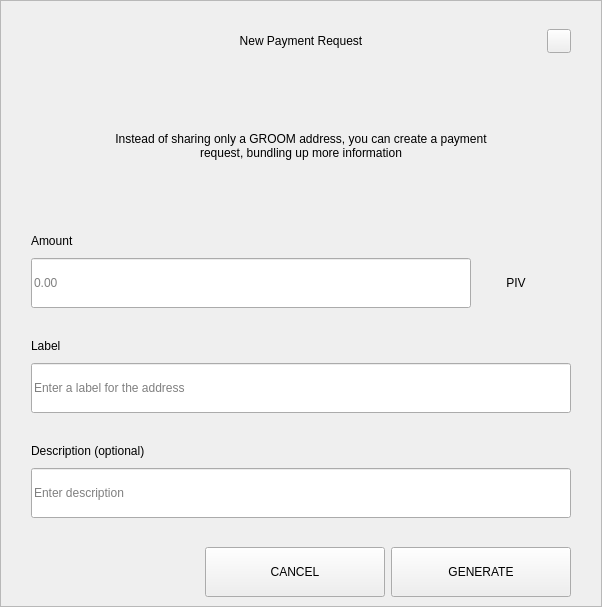
<?xml version="1.0" encoding="UTF-8"?>
<ui version="4.0">
 <class>RequestDialog</class>
 <widget class="QDialog" name="RequestDialog">
  <property name="geometry">
   <rect>
    <x>0</x>
    <y>0</y>
    <width>602</width>
    <height>607</height>
   </rect>
  </property>
  <property name="windowTitle">
   <string>Dialog</string>
  </property>
  <layout class="QVBoxLayout" name="verticalLayout_5">
   <property name="spacing">
    <number>0</number>
   </property>
   <property name="leftMargin">
    <number>0</number>
   </property>
   <property name="topMargin">
    <number>0</number>
   </property>
   <property name="rightMargin">
    <number>0</number>
   </property>
   <property name="bottomMargin">
    <number>0</number>
   </property>
   <item>
    <widget class="QFrame" name="frame">
     <property name="styleSheet">
      <string notr="true"/>
     </property>
     <property name="frameShape">
      <enum>QFrame::StyledPanel</enum>
     </property>
     <property name="frameShadow">
      <enum>QFrame::Raised</enum>
     </property>
     <layout class="QVBoxLayout" name="verticalLayout_4" stretch="1,0,0">
      <property name="spacing">
       <number>0</number>
      </property>
      <property name="leftMargin">
       <number>30</number>
      </property>
      <property name="topMargin">
       <number>20</number>
      </property>
      <property name="rightMargin">
       <number>30</number>
      </property>
      <property name="bottomMargin">
       <number>0</number>
      </property>
      <item>
       <layout class="QHBoxLayout" name="horizontalLayout_3">
        <property name="spacing">
         <number>0</number>
        </property>
        <item>
         <spacer name="horizontalSpacer_21">
          <property name="orientation">
           <enum>Qt::Horizontal</enum>
          </property>
          <property name="sizeHint" stdset="0">
           <size>
            <width>40</width>
            <height>20</height>
           </size>
          </property>
         </spacer>
        </item>
        <item>
         <widget class="QLabel" name="labelTitle">
          <property name="minimumSize">
           <size>
            <width>0</width>
            <height>40</height>
           </size>
          </property>
          <property name="maximumSize">
           <size>
            <width>16777215</width>
            <height>40</height>
           </size>
          </property>
          <property name="styleSheet">
           <string notr="true">padding-left:24px;</string>
          </property>
          <property name="text">
           <string>New Payment Request</string>
          </property>
          <property name="alignment">
           <set>Qt::AlignCenter</set>
          </property>
          <property name="margin">
           <number>7</number>
          </property>
         </widget>
        </item>
        <item>
         <spacer name="horizontalSpacer">
          <property name="orientation">
           <enum>Qt::Horizontal</enum>
          </property>
          <property name="sizeHint" stdset="0">
           <size>
            <width>40</width>
            <height>20</height>
           </size>
          </property>
         </spacer>
        </item>
        <item>
         <widget class="QPushButton" name="btnEsc">
          <property name="minimumSize">
           <size>
            <width>24</width>
            <height>24</height>
           </size>
          </property>
          <property name="maximumSize">
           <size>
            <width>24</width>
            <height>24</height>
           </size>
          </property>
          <property name="focusPolicy">
           <enum>Qt::NoFocus</enum>
          </property>
          <property name="text">
           <string/>
          </property>
         </widget>
        </item>
       </layout>
      </item>
      <item>
       <widget class="QStackedWidget" name="stack">
        <property name="minimumSize">
         <size>
          <width>540</width>
          <height>0</height>
         </size>
        </property>
        <property name="maximumSize">
         <size>
          <width>540</width>
          <height>16777215</height>
         </size>
        </property>
        <property name="currentIndex">
         <number>0</number>
        </property>
        <widget class="QWidget" name="page_1">
         <property name="minimumSize">
          <size>
           <width>540</width>
           <height>0</height>
          </size>
         </property>
         <property name="maximumSize">
          <size>
           <width>540</width>
           <height>16777215</height>
          </size>
         </property>
         <layout class="QVBoxLayout" name="layout1">
          <property name="spacing">
           <number>0</number>
          </property>
          <property name="leftMargin">
           <number>0</number>
          </property>
          <property name="topMargin">
           <number>0</number>
          </property>
          <property name="rightMargin">
           <number>0</number>
          </property>
          <property name="bottomMargin">
           <number>0</number>
          </property>
          <item>
           <spacer name="verticalSpacer_21">
            <property name="orientation">
             <enum>Qt::Vertical</enum>
            </property>
            <property name="sizeType">
             <enum>QSizePolicy::Fixed</enum>
            </property>
            <property name="sizeHint" stdset="0">
             <size>
              <width>20</width>
              <height>30</height>
             </size>
            </property>
           </spacer>
          </item>
          <item alignment="Qt::AlignHCenter">
           <widget class="QLabel" name="labelMessage">
            <property name="minimumSize">
             <size>
              <width>400</width>
              <height>50</height>
             </size>
            </property>
            <property name="text">
             <string>Instead of sharing only a GROOM address, you can create a payment request, bundling up more information</string>
            </property>
            <property name="alignment">
             <set>Qt::AlignCenter</set>
            </property>
            <property name="wordWrap">
             <bool>true</bool>
            </property>
           </widget>
          </item>
          <item alignment="Qt::AlignBottom">
           <widget class="QWidget" name="containerAmount" native="true">
            <layout class="QVBoxLayout" name="verticalLayout">
             <property name="spacing">
              <number>9</number>
             </property>
             <property name="leftMargin">
              <number>0</number>
             </property>
             <property name="topMargin">
              <number>0</number>
             </property>
             <property name="rightMargin">
              <number>0</number>
             </property>
             <property name="bottomMargin">
              <number>0</number>
             </property>
             <item>
              <widget class="QLabel" name="labelSubtitleAmount">
               <property name="minimumSize">
                <size>
                 <width>350</width>
                 <height>16</height>
                </size>
               </property>
               <property name="maximumSize">
                <size>
                 <width>16777215</width>
                 <height>16</height>
                </size>
               </property>
               <property name="text">
                <string>Amount</string>
               </property>
              </widget>
             </item>
             <item alignment="Qt::AlignTop">
              <widget class="QWidget" name="layoutAmount" native="true">
               <layout class="QHBoxLayout" name="horizontalLayout" stretch="2,0">
                <property name="spacing">
                 <number>0</number>
                </property>
                <property name="leftMargin">
                 <number>0</number>
                </property>
                <property name="topMargin">
                 <number>0</number>
                </property>
                <property name="rightMargin">
                 <number>0</number>
                </property>
                <property name="bottomMargin">
                 <number>0</number>
                </property>
                <item>
                 <widget class="QLineEdit" name="lineEditAmount">
                  <property name="minimumSize">
                   <size>
                    <width>0</width>
                    <height>50</height>
                   </size>
                  </property>
                  <property name="maximumSize">
                   <size>
                    <width>16777215</width>
                    <height>50</height>
                   </size>
                  </property>
                  <property name="placeholderText">
                   <string notr="true">0.00</string>
                  </property>
                 </widget>
                </item>
                <item>
                 <widget class="QWidget" name="comboContainer" native="true">
                  <property name="minimumSize">
                   <size>
                    <width>100</width>
                    <height>50</height>
                   </size>
                  </property>
                  <property name="maximumSize">
                   <size>
                    <width>16777215</width>
                    <height>50</height>
                   </size>
                  </property>
                  <layout class="QHBoxLayout" name="horizontalLayout_31">
                   <property name="spacing">
                    <number>0</number>
                   </property>
                   <property name="leftMargin">
                    <number>0</number>
                   </property>
                   <property name="topMargin">
                    <number>0</number>
                   </property>
                   <property name="rightMargin">
                    <number>10</number>
                   </property>
                   <property name="bottomMargin">
                    <number>0</number>
                   </property>
                   <item>
                    <widget class="QLabel" name="comboBoxCoin">
                     <property name="text">
                      <string>PIV</string>
                     </property>
                     <property name="alignment">
                      <set>Qt::AlignCenter</set>
                     </property>
                    </widget>
                   </item>
                  </layout>
                 </widget>
                </item>
               </layout>
              </widget>
             </item>
            </layout>
           </widget>
          </item>
          <item>
           <spacer name="verticalSpacer_31">
            <property name="orientation">
             <enum>Qt::Vertical</enum>
            </property>
            <property name="sizeType">
             <enum>QSizePolicy::Fixed</enum>
            </property>
            <property name="sizeHint" stdset="0">
             <size>
              <width>20</width>
              <height>30</height>
             </size>
            </property>
           </spacer>
          </item>
          <item>
           <layout class="QVBoxLayout" name="verticalLayoutLabel">
            <property name="spacing">
             <number>9</number>
            </property>
            <item>
             <widget class="QLabel" name="labelSubtitleLabel">
              <property name="minimumSize">
               <size>
                <width>0</width>
                <height>16</height>
               </size>
              </property>
              <property name="maximumSize">
               <size>
                <width>16777215</width>
                <height>16</height>
               </size>
              </property>
              <property name="text">
               <string>Label</string>
              </property>
             </widget>
            </item>
            <item>
             <widget class="QLineEdit" name="lineEditLabel">
              <property name="minimumSize">
               <size>
                <width>0</width>
                <height>50</height>
               </size>
              </property>
              <property name="maximumSize">
               <size>
                <width>16777215</width>
                <height>50</height>
               </size>
              </property>
              <property name="placeholderText">
               <string>Enter a label for the address</string>
              </property>
             </widget>
            </item>
           </layout>
          </item>
          <item>
           <spacer name="verticalSpacer_34">
            <property name="orientation">
             <enum>Qt::Vertical</enum>
            </property>
            <property name="sizeType">
             <enum>QSizePolicy::Fixed</enum>
            </property>
            <property name="sizeHint" stdset="0">
             <size>
              <width>20</width>
              <height>30</height>
             </size>
            </property>
           </spacer>
          </item>
          <item>
           <layout class="QVBoxLayout" name="verticalLayoutDescription">
            <property name="spacing">
             <number>9</number>
            </property>
            <item>
             <widget class="QLabel" name="labelSubtitleDescription">
              <property name="minimumSize">
               <size>
                <width>0</width>
                <height>16</height>
               </size>
              </property>
              <property name="maximumSize">
               <size>
                <width>16777215</width>
                <height>16</height>
               </size>
              </property>
              <property name="text">
               <string>Description (optional)</string>
              </property>
             </widget>
            </item>
            <item>
             <widget class="QLineEdit" name="lineEditDescription">
              <property name="minimumSize">
               <size>
                <width>0</width>
                <height>50</height>
               </size>
              </property>
              <property name="maximumSize">
               <size>
                <width>16777215</width>
                <height>50</height>
               </size>
              </property>
              <property name="placeholderText">
               <string>Enter description</string>
              </property>
             </widget>
            </item>
            <item>
             <spacer name="verticalSpacer_4">
              <property name="orientation">
               <enum>Qt::Vertical</enum>
              </property>
              <property name="sizeType">
               <enum>QSizePolicy::Fixed</enum>
              </property>
              <property name="sizeHint" stdset="0">
               <size>
                <width>20</width>
                <height>20</height>
               </size>
              </property>
             </spacer>
            </item>
           </layout>
          </item>
         </layout>
        </widget>
        <widget class="QWidget" name="page_2">
         <layout class="QVBoxLayout" name="layout2">
          <item>
           <spacer name="verticalSpacer_5">
            <property name="orientation">
             <enum>Qt::Vertical</enum>
            </property>
            <property name="sizeType">
             <enum>QSizePolicy::Fixed</enum>
            </property>
            <property name="sizeHint" stdset="0">
             <size>
              <width>20</width>
              <height>50</height>
             </size>
            </property>
           </spacer>
          </item>
          <item alignment="Qt::AlignHCenter">
           <widget class="QLabel" name="labelQrImg">
            <property name="minimumSize">
             <size>
              <width>260</width>
              <height>260</height>
             </size>
            </property>
            <property name="maximumSize">
             <size>
              <width>260</width>
              <height>260</height>
             </size>
            </property>
            <property name="text">
             <string/>
            </property>
            <property name="alignment">
             <set>Qt::AlignCenter</set>
            </property>
           </widget>
          </item>
          <item>
           <spacer name="verticalSpacer_2">
            <property name="orientation">
             <enum>Qt::Vertical</enum>
            </property>
            <property name="sizeType">
             <enum>QSizePolicy::Fixed</enum>
            </property>
            <property name="sizeHint" stdset="0">
             <size>
              <width>20</width>
              <height>30</height>
             </size>
            </property>
           </spacer>
          </item>
          <item alignment="Qt::AlignHCenter">
           <widget class="QLabel" name="labelAddress">
            <property name="text">
             <string>D7VFR83SQbiezrW72hjcWJtcfip5krte2Z </string>
            </property>
           </widget>
          </item>
          <item>
           <spacer name="verticalSpacer_32">
            <property name="orientation">
             <enum>Qt::Vertical</enum>
            </property>
            <property name="sizeType">
             <enum>QSizePolicy::Expanding</enum>
            </property>
            <property name="sizeHint" stdset="0">
             <size>
              <width>20</width>
              <height>20</height>
             </size>
            </property>
           </spacer>
          </item>
          <item>
           <layout class="QHBoxLayout" name="horizontal">
            <property name="leftMargin">
             <number>20</number>
            </property>
            <property name="rightMargin">
             <number>20</number>
            </property>
            <property name="bottomMargin">
             <number>20</number>
            </property>
            <item>
             <spacer name="horizontalSpacer_4">
              <property name="orientation">
               <enum>Qt::Horizontal</enum>
              </property>
              <property name="sizeHint" stdset="0">
               <size>
                <width>40</width>
                <height>20</height>
               </size>
              </property>
             </spacer>
            </item>
            <item>
             <widget class="QPushButton" name="btnCopyAddress">
              <property name="minimumSize">
               <size>
                <width>180</width>
                <height>50</height>
               </size>
              </property>
              <property name="text">
               <string>COPY ADDRESS</string>
              </property>
             </widget>
            </item>
            <item>
             <widget class="QPushButton" name="btnCopyUrl">
              <property name="minimumSize">
               <size>
                <width>180</width>
                <height>50</height>
               </size>
              </property>
              <property name="text">
               <string>COPY URL</string>
              </property>
             </widget>
            </item>
            <item>
             <spacer name="horizontalSpacer_2">
              <property name="orientation">
               <enum>Qt::Horizontal</enum>
              </property>
              <property name="sizeHint" stdset="0">
               <size>
                <width>40</width>
                <height>20</height>
               </size>
              </property>
             </spacer>
            </item>
           </layout>
          </item>
         </layout>
        </widget>
       </widget>
      </item>
      <item>
       <widget class="QWidget" name="buttonsStack" native="true">
        <layout class="QHBoxLayout" name="horizontalLayout_5">
         <property name="leftMargin">
          <number>20</number>
         </property>
         <property name="rightMargin">
          <number>0</number>
         </property>
         <item>
          <spacer name="horizontalSpacer_41">
           <property name="orientation">
            <enum>Qt::Horizontal</enum>
           </property>
           <property name="sizeHint" stdset="0">
            <size>
             <width>40</width>
             <height>20</height>
            </size>
           </property>
          </spacer>
         </item>
         <item>
          <widget class="QPushButton" name="btnCancel">
           <property name="minimumSize">
            <size>
             <width>180</width>
             <height>50</height>
            </size>
           </property>
           <property name="focusPolicy">
            <enum>Qt::NoFocus</enum>
           </property>
           <property name="text">
            <string>CANCEL</string>
           </property>
          </widget>
         </item>
         <item>
          <widget class="QPushButton" name="btnSave">
           <property name="minimumSize">
            <size>
             <width>180</width>
             <height>50</height>
            </size>
           </property>
           <property name="focusPolicy">
            <enum>Qt::NoFocus</enum>
           </property>
           <property name="text">
            <string>GENERATE</string>
           </property>
          </widget>
         </item>
        </layout>
       </widget>
      </item>
     </layout>
    </widget>
   </item>
  </layout>
 </widget>
 <resources/>
 <connections/>
</ui>
